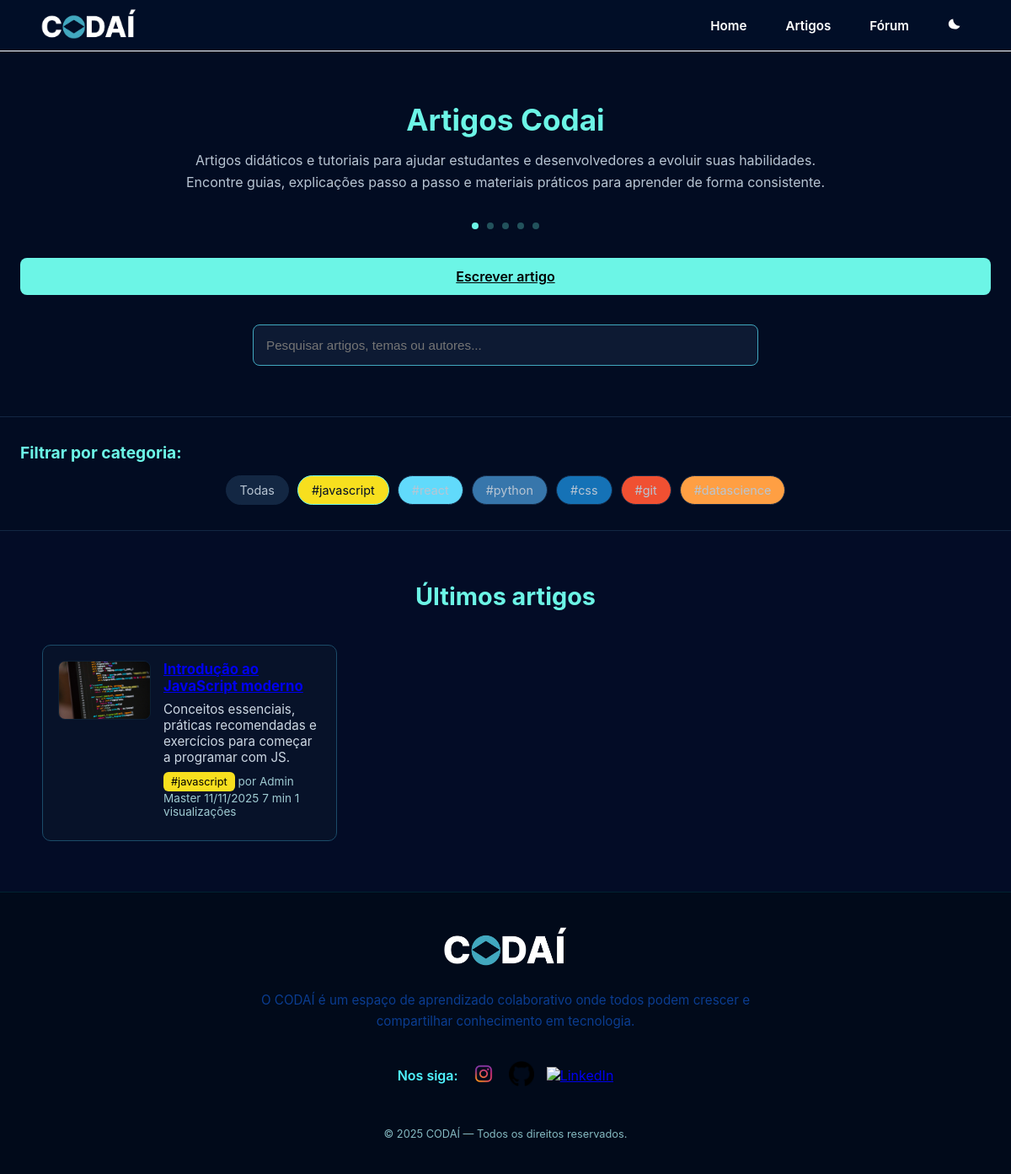
/blog/category/1, run on an earlier commit of the app's database.
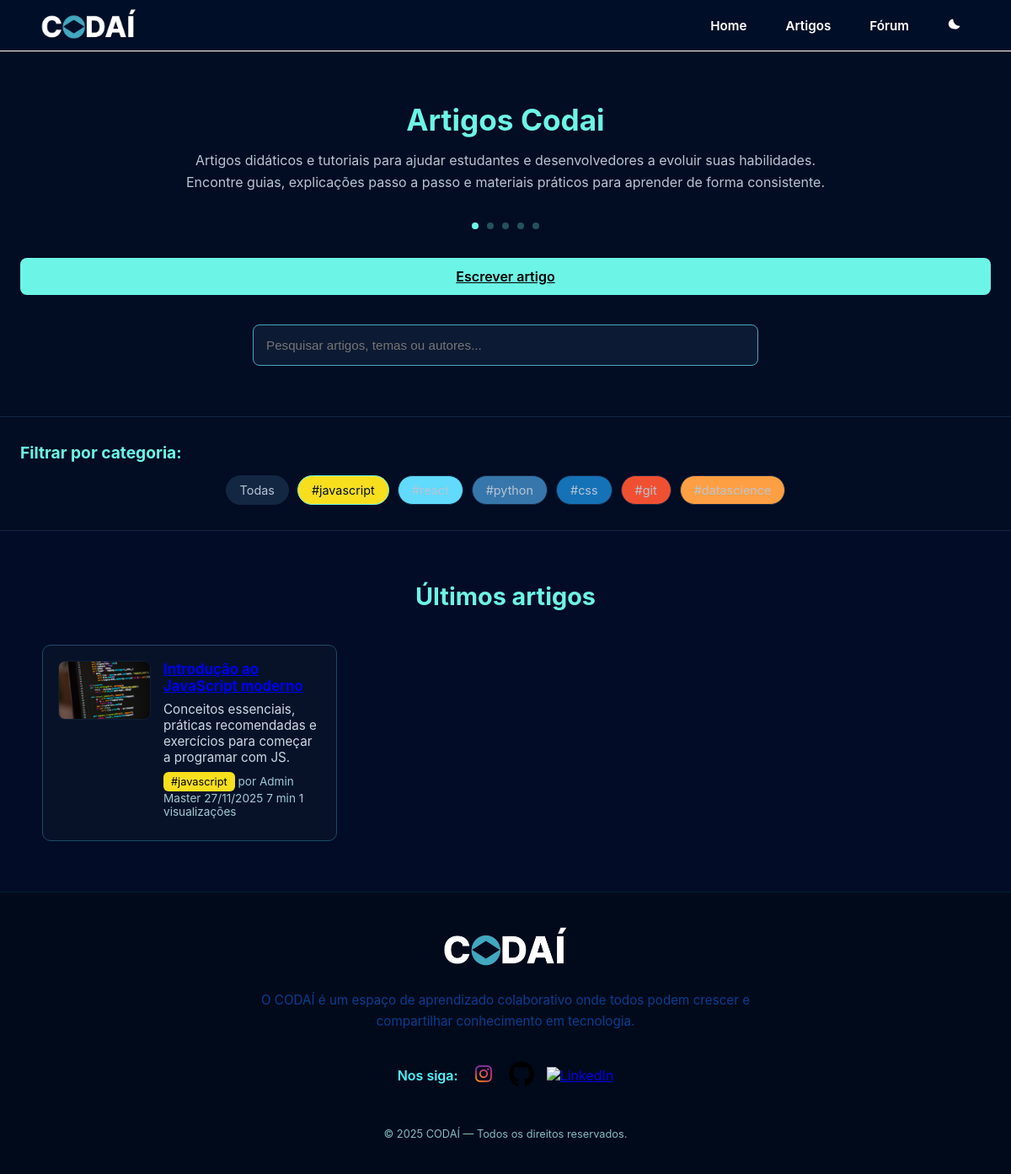
And on a later commit of the database.
### models/blog.py (models this page shows, shortened)
class Article(db.Model):
    __tablename__ = 'articles'
    id = db.Column(db.Integer, primary_key=True)
    title = db.Column(db.String(200), nullable=False)
    content = db.Column(db.Text, nullable=False)
    excerpt = db.Column(db.Text)  # Resumo do artigo
    reading_time = db.Column(db.Integer, default=5)  # Tempo de leitura em minutos
    thumbnail_url = db.Column(db.String(200))  # URL da imagem de capa
    is_published = db.Column(db.Boolean, default=True)
    is_featured = db.Column(db.Boolean, default=False)  # Destaque
    view_count = db.Column(db.Integer, default=0)  # Contador de visualizações
    created_at = db.Column(db.DateTime, default=datetime.utcnow)
    updated_at = db.Column(db.DateTime, default=datetime.utcnow, onupdate=datetime.utcnow)
    author_id = db.Column(db.Integer, db.ForeignKey('user.id'), nullable=False)
    category_id = db.Column(db.Integer, db.ForeignKey('article_categories.id'), nullable=False)
    author = db.relationship('User', backref='articles', lazy=True)

class ArticleCategory(db.Model):
    __tablename__ = 'article_categories'
    id = db.Column(db.Integer, primary_key=True)
    name = db.Column(db.String(50), unique=True, nullable=False)
    description = db.Column(db.Text)
    color = db.Column(db.String(7), default='#ccc')  # Cor hex
    created_at = db.Column(db.DateTime, default=datetime.utcnow)
    articles = db.relationship('Article', backref='category', lazy=True)

### models/users.py (models this page shows, shortened)
class User(db.Model, UserMixin):
    __tablename__ = 'user'
    id = db.Column(db.Integer, primary_key=True)
    nome = db.Column(db.String(100), nullable=False)
    email = db.Column(db.String(100), unique=True, nullable=False)
    password_hash = db.Column(db.String(255), nullable=False)
    role = db.Column(db.String(20), default='user')
    perfil = db.relationship('Profile', back_populates='user', uselist=False)

### routes/blog/__init__.py (the view)
@blog_bp.route('/category/<int:category_id>')
def articles_by_category(category_id):
    category = ArticleCategory.query.get_or_404(category_id)
    articles = Article.query.filter_by(category_id=category_id, is_published=True).order_by(Article.created_at.desc()).all()
    categories = ArticleCategory.query.all()
    return render_template('blog.html', articles=articles, categories=categories, selected_category=category)

### templates/blog.html (shortened to what this page needs)
{% extends 'base.html' %}
{% block styles %}
<link rel="stylesheet" href="{{ url_for('static', filename='css/blog.css') }}">
{% endblock %}
{% block content %}
  <div class="blog-main">
    <section class="blog-hero">
      <h1>Artigos Codai</h1>
      <p>
        Artigos didáticos e tutoriais para ajudar estudantes e desenvolvedores a evoluir suas habilidades.
        Encontre guias, explicações passo a passo e materiais práticos para aprender de forma consistente.
      </p>
      <div class="blog-dots">
        <span></span><span></span><span></span><span></span><span></span>
      </div>
      <a href="{{ url_for('blog.create_article') }}" class="blog-btn">Escrever artigo</a>
      <form action="{{ url_for('blog.search') }}" method="GET" class="search-form">
        <input type="text" name="q" placeholder="Pesquisar artigos, temas ou autores..." class="blog-input" value="{{ search_query or '' }}">
      </form>
    </section>
    <section class="blog-filters">
      <h3>Filtrar por categoria:</h3>
      <div class="category-filters">
        <a href="{{ url_for('blog.index') }}" class="filter-btn {% if not selected_category %}active{% endif %}">Todas</a>
        {% for category in categories %}
        <a href="{{ url_for('blog.articles_by_category', category_id=category.id) }}"
           class="filter-btn {% if selected_category and selected_category.id == category.id %}active{% endif %}"
           data-color="{{ category.color|default('#ccc') }}">
          #{{ category.name }}
        </a>
        {% endfor %}
      </div>
    </section>
    <section class="blog-articles">
      <h2>Últimos artigos</h2>
      <div class="blog-grid">
        {% for article in articles %}
        <article class="blog-card {% if article.is_featured %}highlight{% endif %}">
          <img src="{{ article.thumbnail_url or url_for('static', filename='image/article_thumbnail_1.png') }}" alt="{{ article.title }}">
          <div class="blog-card-content">
            <h3><a href="{{ url_for('blog.view_article', article_id=article.id) }}">{{ article.title }}</a></h3>
            <p>{{ article.excerpt or article.content[:150] }}{% if article.content|length > 150 and not article.excerpt %}...{% endif %}</p>
            <div class="article-meta">
              <span class="blog-tag" data-color="{{ article.category.color }}">#{{ article.category.name }}</span>
              <span class="article-author">por {{ article.author.nome }}</span>
              <span class="article-date">{{ article.created_at.strftime('%d/%m/%Y') }}</span>
              <span class="reading-time">{{ article.reading_time }} min</span>
              <span class="view-count">{{ article.view_count }} visualizações</span>
            </div>
          </div>
        </article>
        {% endfor %}
      </div>
    </section>
  </div>
{% endblock %}

What changed in the data, as far as the page shows it:
changed Article "Admin Master": created_at "11/11/2025" → "27/11/2025"
